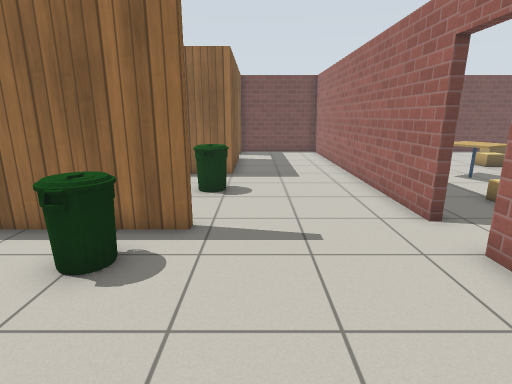
[1] (above)

24 first-person views from a walk through a robot-simulator world made for Gazebo. The camera is 1.2 m above the floor, tilts 14° down and sees 80° across. Floor lines are 1 m apart. The floor is counted in squares, 0.5 m on a side. Each view is taken from the middle of a square. On the plan, view 1 faces up. The plan holds only what a view shows up to about 18 squares ahead; the rest is blank. Gazebo's built-in surfaces are drawn with simple patterns.

[2]
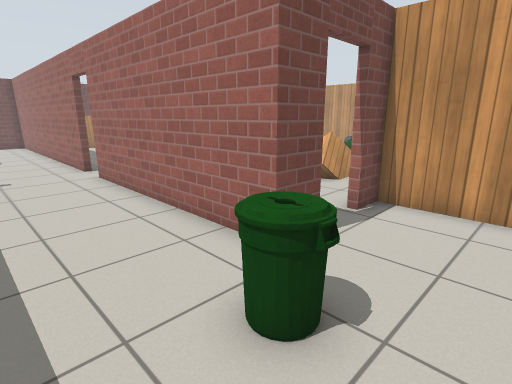

[3]
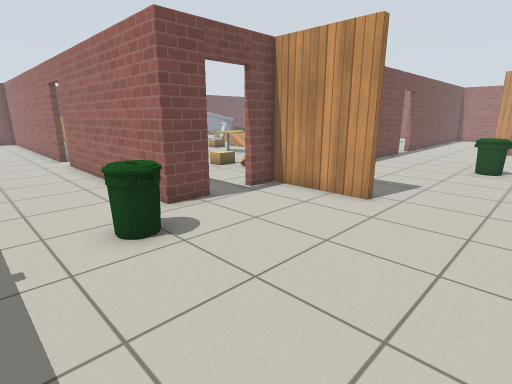

[4]
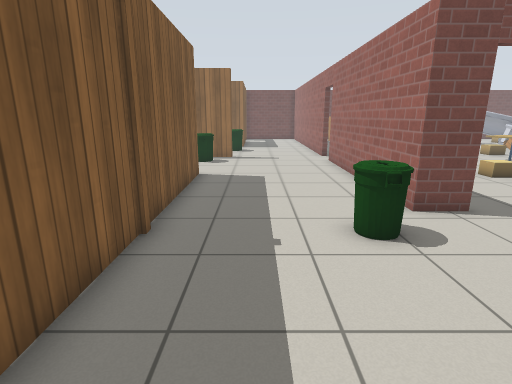

[5]
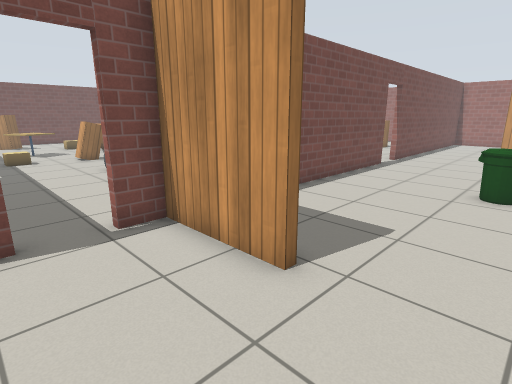

[6]
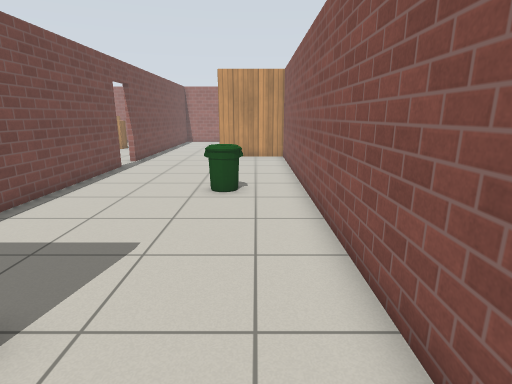

[7]
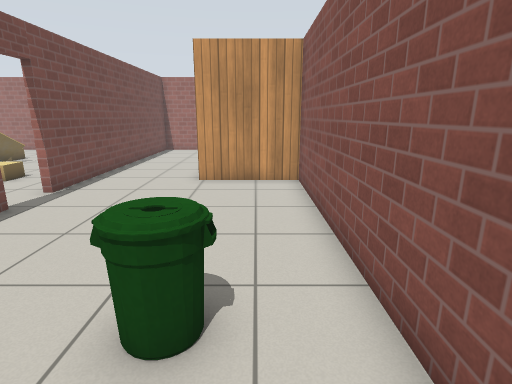

[8]
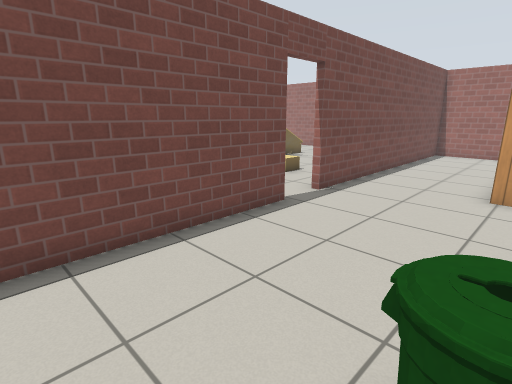

[9]
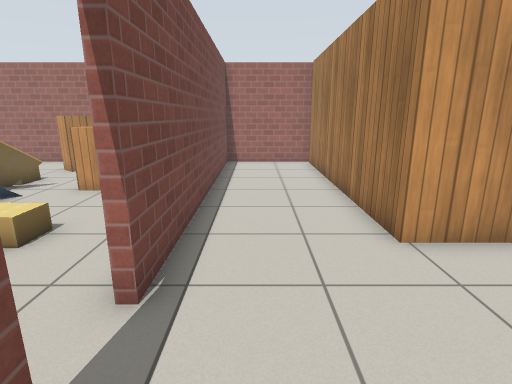

[10]
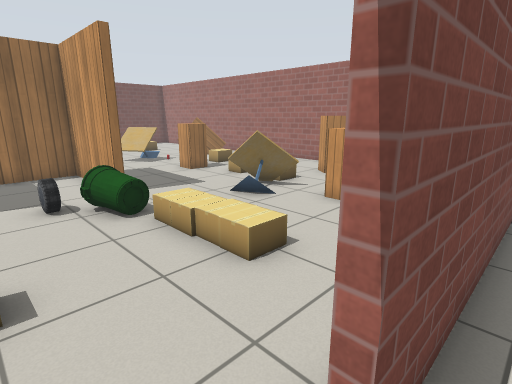

[11]
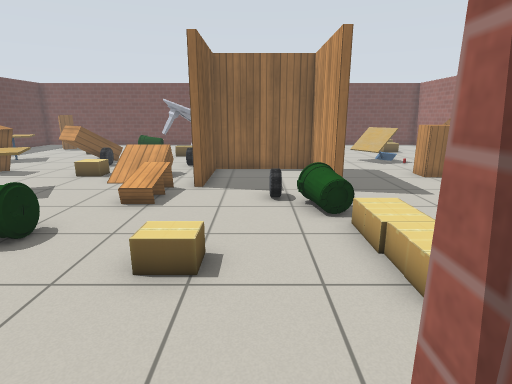

[12]
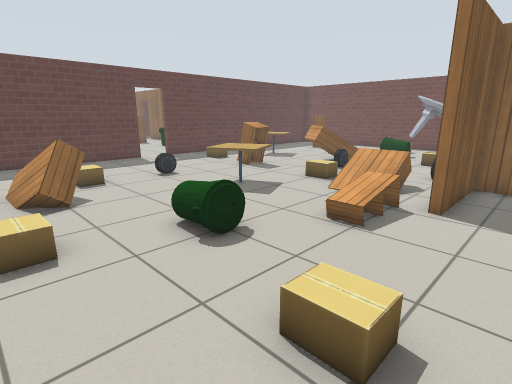

[13]
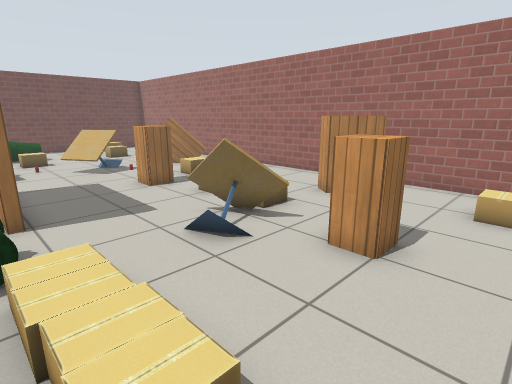

[14]
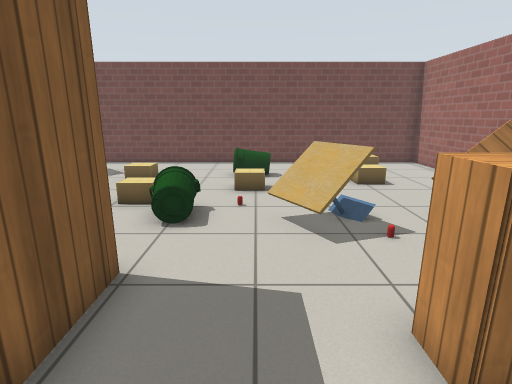

[15]
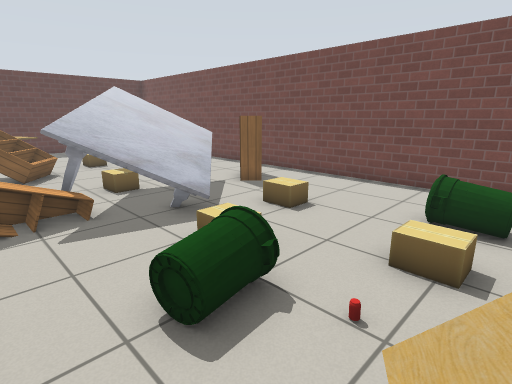

[16]
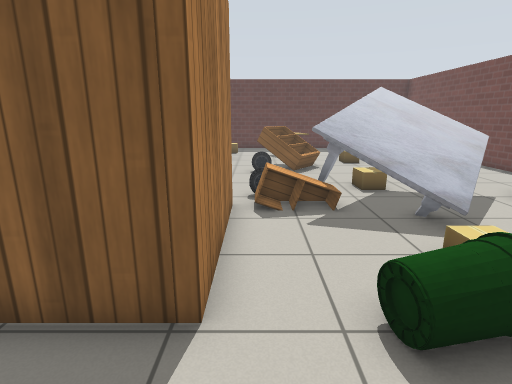

[17]
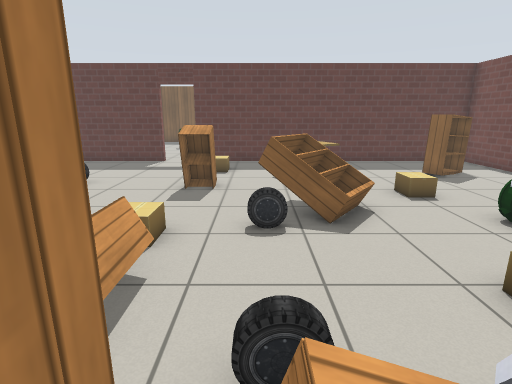

[18]
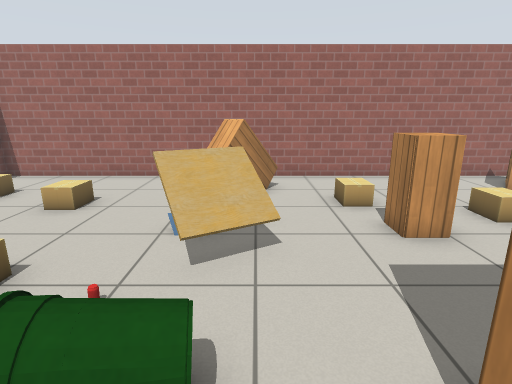

[19]
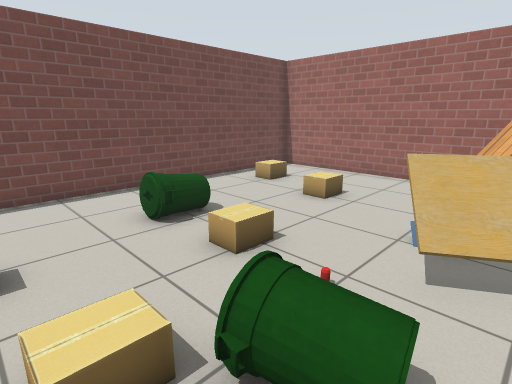

[20]
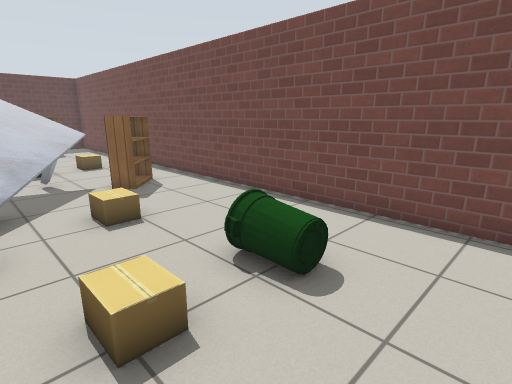

[21]
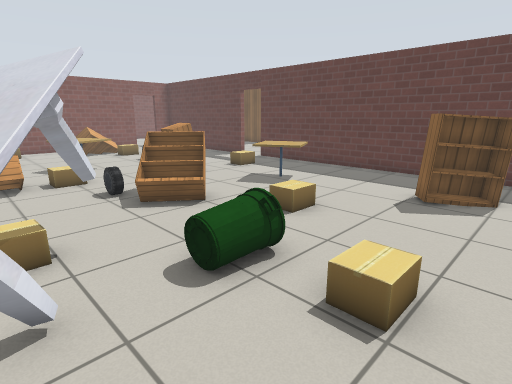

[22]
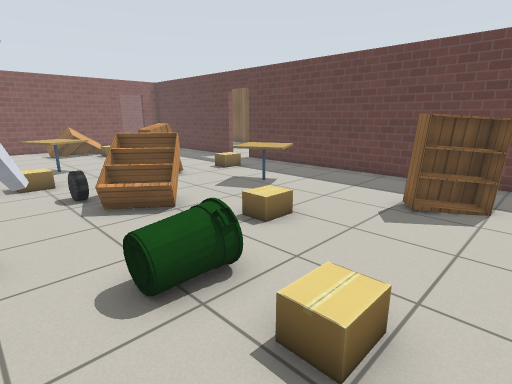

[23]
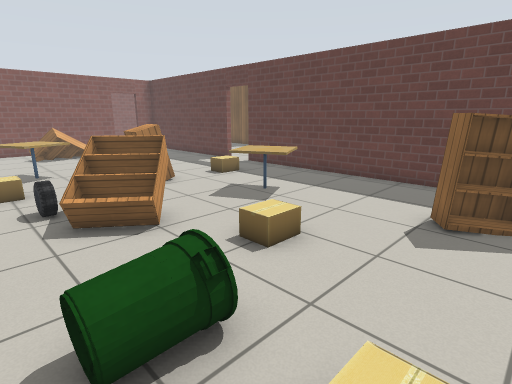

[24]
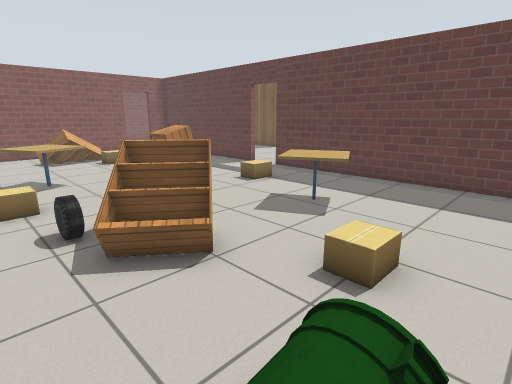

### Floor plan
Ten units are one square. View 1 is at (0, 0); x grows to the right and y downward. Boxes are objects, and circles mark ways between rooms. Rooms are numbered by the first view taken in them; rooms with no view inside come last. Other rooms are left out.
<svg viewBox="-61 -218 420 349">
<path fill="none" stroke="#000" d="M56 45 41 45 41 -50M-24 -9 -24 96M85 82 85 45 73 45M-14 -66 -14 -62 -56 -62M208 45 135 45M89 82 85 82M75 126 245 126 245 88 351 88M354 90 354 45 225 45M197 -94 249 -94 249 -69M245 -47 245 -90 202 -90 202 -54 197 -54M105 41 142 41M44 -50 44 16M354 22 354 -213 44 -213 44 -68"/>
<rect x="-35" y="-55" width="20" height="20" fill="#bbb"><title>bin</title></rect>
<rect x="15" y="45" width="20" height="20" fill="#bbb"><title>bin</title></rect>
<rect x="145" y="85" width="30" height="30" fill="#bbb"><title>bin</title></rect>
<rect x="65" y="-95" width="20" height="20" fill="#bbb"><title>cardboard box</title></rect>
<rect x="65" y="-195" width="30" height="30" fill="#bbb"><title>bookshelf</title></rect>
<rect x="75" y="-135" width="30" height="30" fill="#bbb"><title>cafe table</title></rect>
<rect x="85" y="-15" width="20" height="20" fill="#bbb"><title>cardboard box</title></rect>
<rect x="95" y="-5" width="40" height="30" fill="#bbb"><title>bookshelf</title></rect>
<rect x="95" y="-45" width="10" height="20" fill="#bbb"><title>car</title></rect>
<rect x="95" y="-95" width="20" height="20" fill="#bbb"><title>cabinet</title></rect>
<rect x="105" y="-155" width="20" height="10" fill="#bbb"><title>cardboard box</title></rect>
<rect x="115" y="-135" width="40" height="40" fill="#bbb"><title>bookshelf</title></rect>
<rect x="125" y="-65" width="30" height="40" fill="#bbb"><title>cafe table</title></rect>
<rect x="135" y="-105" width="20" height="10" fill="#bbb"><title>car</title></rect>
<rect x="135" y="-175" width="30" height="20" fill="#bbb"><title>bin</title></rect>
<rect x="135" y="-195" width="20" height="20" fill="#bbb"><title>cardboard box</title></rect>
<rect x="145" y="15" width="20" height="20" fill="#bbb"><title>cardboard box</title></rect>
<rect x="145" y="-85" width="20" height="20" fill="#bbb"><title>cardboard box</title></rect>
<rect x="155" y="-15" width="20" height="20" fill="#bbb"><title>bin</title></rect>
<rect x="155" y="-175" width="70" height="60" fill="#bbb"><title>marble table</title></rect>
<rect x="165" y="-85" width="20" height="10" fill="#bbb"><title>bookshelf</title></rect>
<rect x="165" y="-145" width="10" height="10" fill="#bbb"><title>cardboard box</title></rect>
<rect x="175" y="-55" width="20" height="30" fill="#bbb"><title>cabinet</title></rect>
<rect x="175" y="-195" width="30" height="20" fill="#bbb"><title>bookshelf</title></rect>
<rect x="185" y="-115" width="10" height="20" fill="#bbb"><title>car</title></rect>
<rect x="185" y="-125" width="20" height="30" fill="#bbb"><title>cabinet</title></rect>
<rect x="195" y="-5" width="20" height="20" fill="#bbb"><title>cardboard box</title></rect>
<rect x="215" y="-45" width="20" height="10" fill="#bbb"><title>car</title></rect>
<rect x="215" y="-175" width="20" height="20" fill="#bbb"><title>cardboard box</title></rect>
<rect x="225" y="-45" width="20" height="20" fill="#bbb"><title>bin</title></rect>
<rect x="225" y="-145" width="20" height="20" fill="#bbb"><title>cardboard box</title></rect>
<rect x="235" y="5" width="20" height="20" fill="#bbb"><title>cardboard box</title></rect>
<rect x="235" y="-5" width="20" height="10" fill="#bbb"><title>cardboard box</title></rect>
<rect x="235" y="-25" width="20" height="20" fill="#bbb"><title>cardboard box</title></rect>
<rect x="245" y="-135" width="20" height="30" fill="#bbb"><title>bin</title></rect>
<rect x="255" y="-165" width="20" height="20" fill="#bbb"><title>cardboard box</title></rect>
<rect x="255" y="-185" width="30" height="20" fill="#bbb"><title>bin</title></rect>
<rect x="265" y="-35" width="30" height="30" fill="#bbb"><title>cafe table</title></rect>
<rect x="265" y="-135" width="30" height="30" fill="#bbb"><title>cafe table</title></rect>
<rect x="265" y="-135" width="10" height="10" fill="#bbb"><title>drink can</title></rect>
<rect x="285" y="-5" width="20" height="20" fill="#bbb"><title>cabinet</title></rect>
<rect x="285" y="-85" width="20" height="20" fill="#bbb"><title>cabinet</title></rect>
<rect x="295" y="-35" width="20" height="20" fill="#bbb"><title>cardboard box</title></rect>
<rect x="295" y="-55" width="20" height="10" fill="#bbb"><title>cardboard box</title></rect>
<rect x="295" y="-115" width="10" height="10" fill="#bbb"><title>other object</title></rect>
<rect x="305" y="-95" width="20" height="20" fill="#bbb"><title>cardboard box</title></rect>
<rect x="305" y="-175" width="20" height="20" fill="#bbb"><title>cardboard box</title></rect>
<rect x="315" y="15" width="20" height="20" fill="#bbb"><title>cardboard box</title></rect>
<rect x="315" y="-35" width="30" height="30" fill="#bbb"><title>bookshelf</title></rect>
<rect x="315" y="-125" width="30" height="30" fill="#bbb"><title>bookshelf</title></rect>
<rect x="315" y="-205" width="20" height="20" fill="#bbb"><title>cardboard box</title></rect>
<circle cx="85" cy="105" r="3" fill="#2a7"/>
<circle cx="40" cy="-55" r="3" fill="#2a7"/>
<circle cx="65" cy="40" r="3" fill="#2a7"/>
<circle cx="215" cy="40" r="3" fill="#2a7"/>
<text x="10" y="30">1</text>
<text x="200" y="80">2</text>
<text x="190" y="-80">3</text>
</svg>
Room 1 opens to room 2. Room 1 opens to room 3. Room 2 opens to room 3.

Where each view was taken, in squares from view 1:
view 1: 0 up, 0 right, facing up
view 2: 8 down, 0 right, facing up-right
view 3: 12 down, 0 right, facing up-right
view 4: 12 down, 0 right, facing up
view 5: 11 down, 5 right, facing up-right
view 6: 11 down, 6 right, facing right
view 7: 11 down, 13 right, facing right
view 8: 10 down, 14 right, facing up-right
view 9: 6 down, 19 right, facing right
view 10: 5 down, 21 right, facing up-right
view 11: 5 down, 22 right, facing up
view 12: 3 down, 22 right, facing up-left
view 13: 3 down, 24 right, facing up-right
view 14: 5 up, 27 right, facing up
view 15: 10 up, 28 right, facing up-left
view 16: 10 up, 28 right, facing left
view 17: 10 up, 21 right, facing left
view 18: 11 up, 23 right, facing right
view 19: 11 up, 23 right, facing up-right
view 20: 14 up, 30 right, facing up-left
view 21: 20 up, 18 right, facing down-left
view 22: 20 up, 17 right, facing down-left
view 23: 19 up, 16 right, facing down-left
view 24: 17 up, 16 right, facing down-left
